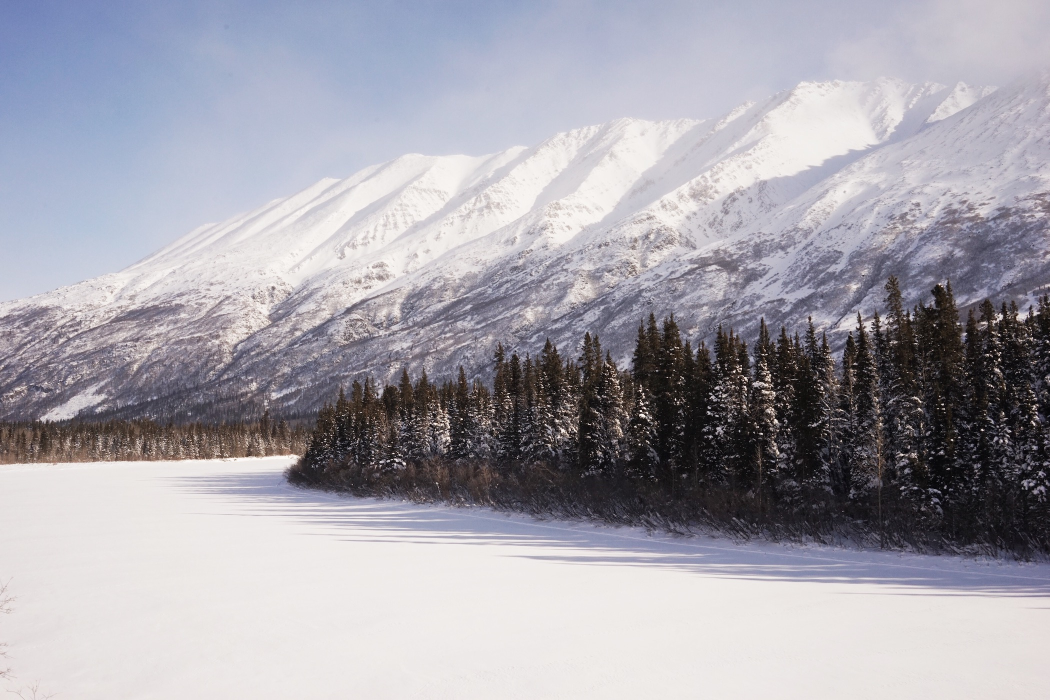
#> input picture image/original/example1.jpg, 2100 x 1400 px (shown at 1/2 size)
$ python -i misc.py   (imports and definitions only)
#> lines starting #> are read from the running program, lines starting #| are printed output that depends on the picture; after the words box and inside, x2 and y2 are one past the last pixel; in counts of white or black regions, pixels touching at a corner belong together
# -*- coding: utf-8 -*-
import os, sys, random, shutil, pprint
import cv2
import numpy as np
from PIL import Image, ImageFile

def create_path(filepath):
    filepathfolder = os.path.dirname(filepath)
    if not os.path.exists(filepathfolder): os.makedirs(filepathfolder)

# [29 lines left out: functions make_path, copy_file, save_list_to_txt, save_dict_to_txt, not called in this run]

def printd(d):
    pprint.pprint(d, sort_dicts=False)

# [71 lines left out: functions attr_size, attr_mode, tf_resize, not called in this run]

def tf_binary(img,
              save_path = None,
              threshold = None):
    gray = read_img_gray(img)
    if isinstance(threshold, int):
        ret, binarized = cv2.threshold(gray, threshold, 255, cv2.THRESH_BINARY)
    else:
        ret, binarized = cv2.threshold(gray, 0, 255, cv2.THRESH_BINARY + cv2.THRESH_OTSU)

    if isinstance(save_path, str):
        save_path = make_path(save_path)
        cv2.imwrite(save_path, binarized)
    return(binarized)

# [50 lines left out: functions read_img_rgb, read_img_bgr, not called in this run]

def read_img_gray(img):
    if isinstance(img, str):
        try:
            img = cv2.imread(img)
            if len(img.shape) == 3:
                img = cv2.cvtColor(img, cv2.COLOR_BGR2GRAY)
                return(img)
            elif len(img.shape) == 2:
                return(img)
            else:
                raise ValueError("Need to provide correct input image")
        except:
            raise ValueError("Can't read file")
    elif isinstance(img, np.ndarray):
        if len(img.shape) == 3:
            img = cv2.cvtColor(img, cv2.COLOR_RGB2GRAY)
            return(img)
        elif len(img.shape) == 2:
            return(img)
        else:
            raise ValueError("Need to provide correct input image")
    else:
        raise ValueError("Need to provide image path or image array")

# [21 lines left out: functions inspect, split_block, not called in this run]

>>> import cv2
>>> picture = cv2.imread('../image/original/example1.jpg')
#> picture is the input picture: shape (1400, 2100, 3); mean B, G, R 171.5, 162.9, 165
>>> result = tf_binary(picture)
#> in read_img_gray, `img = cv2.cvtColor(img, cv2.COLOR_RGB2GRAY)`:
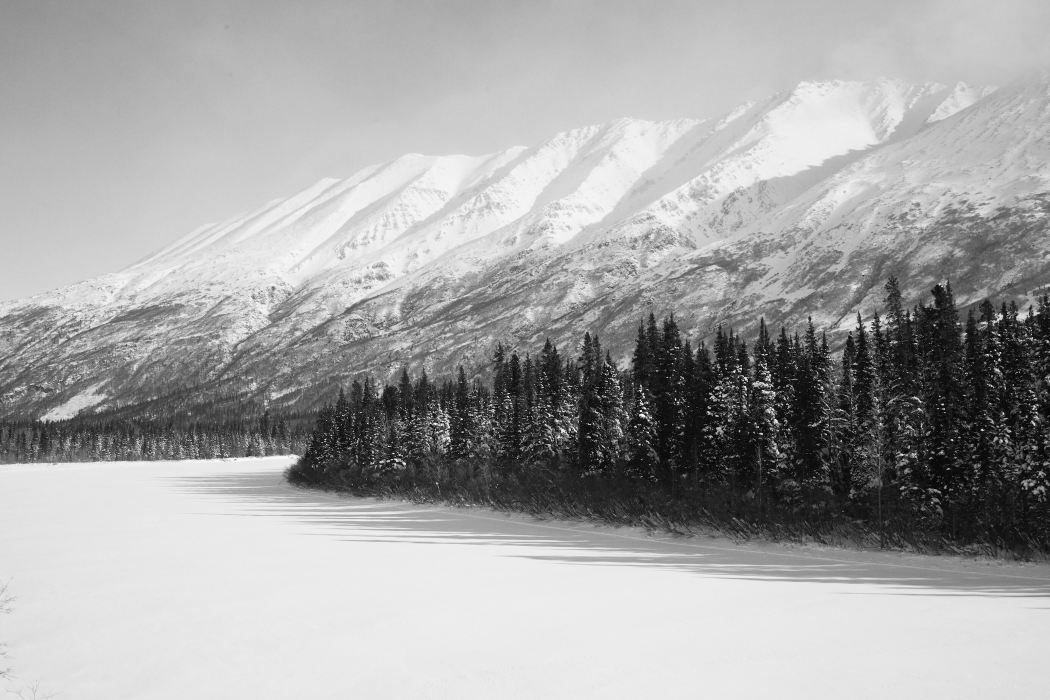
#> img: shape (1400, 2100) (shown at 1/2 size); min 0, max 254, mean 165.7
#> in tf_binary, `ret, binarized = cv2.threshold(gray, 0, 255, cv2.THRESH_BINARY + cv2.T..`:
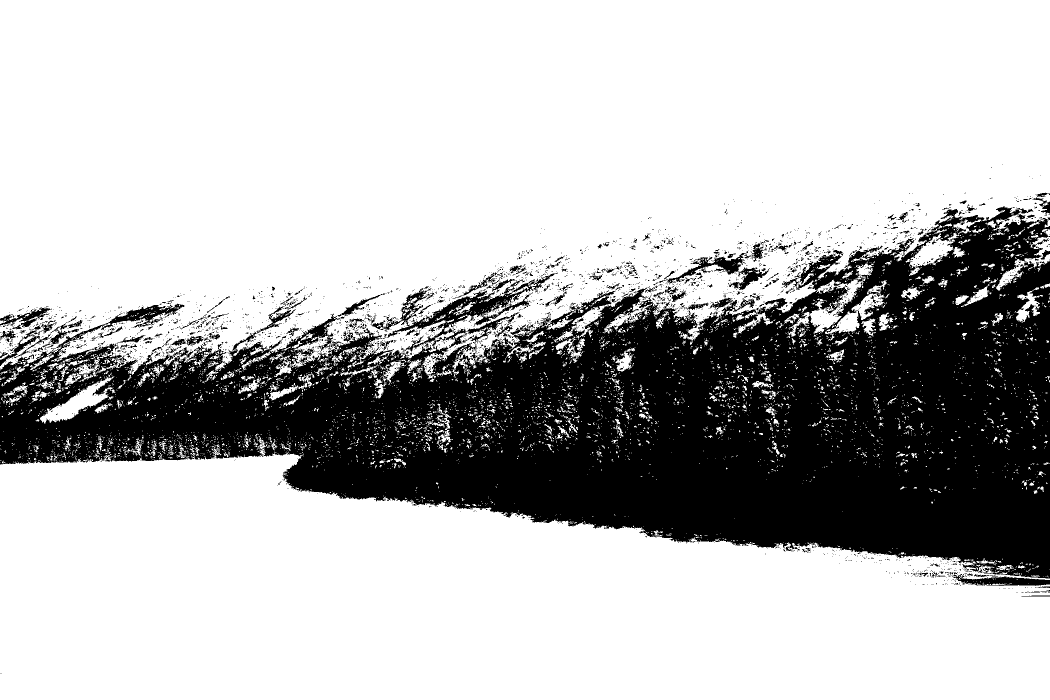
#> binarized: shape (1400, 2100) (shown at 1/2 size); 72.7% white; 3005 black regions (2802 under 20 px), largest, box (x1, y1, x2, y2) and area: (0, 412, 2100, 1157) 768868, (1903, 1144, 2100, 1172) 2425, (1317, 506, 1503, 566) 2370
#> in tf_binary, `ret, binarized = cv2.threshold(gray, 0, 255, cv2.THRESH_BINARY + cv2.T..`: ret = 133

$ run again, on image/original/example2.jpg
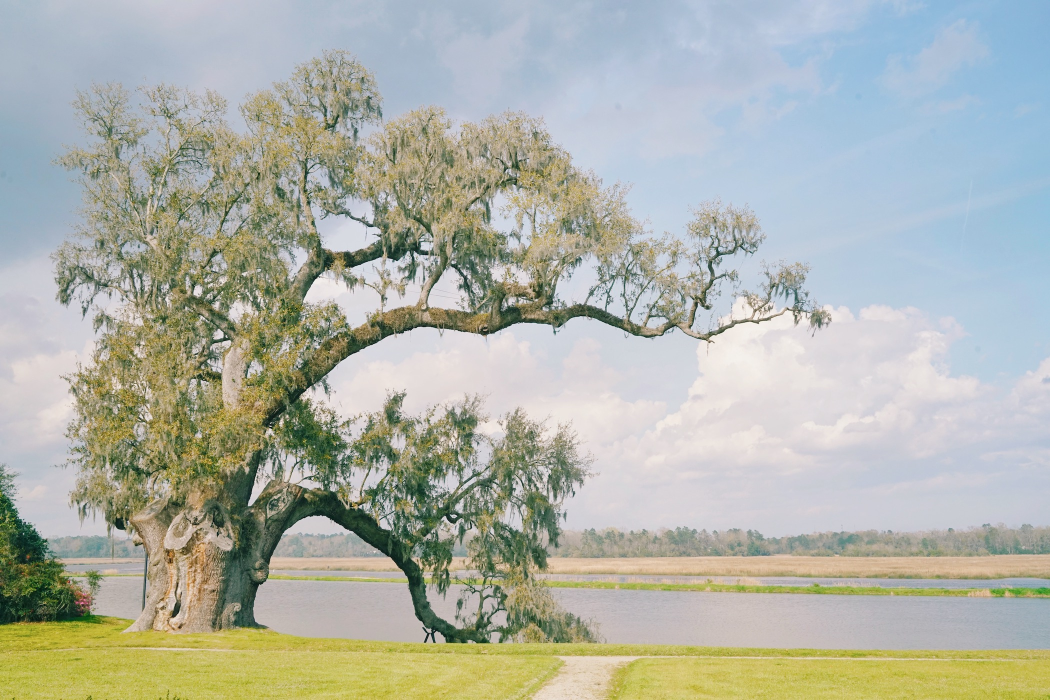
#> input picture image/original/example2.jpg, 2100 x 1400 px (shown at 1/2 size)
#> picture is the input picture: shape (1400, 2100, 3); mean B, G, R 167.8, 178.2, 174.4
#> in read_img_gray, `img = cv2.cvtColor(img, cv2.COLOR_RGB2GRAY)`:
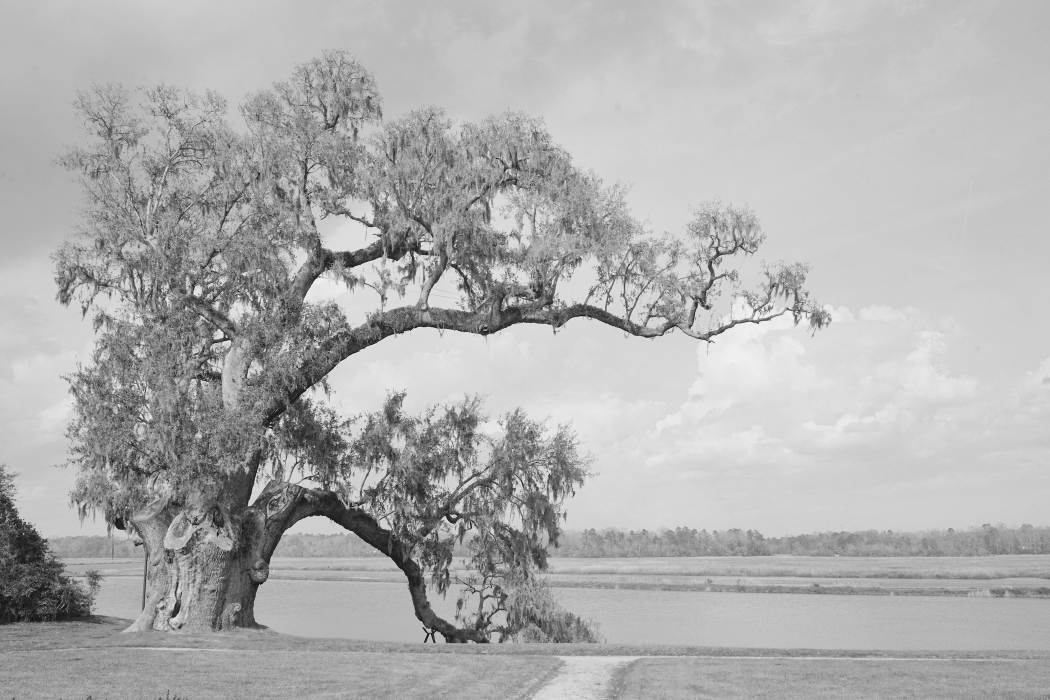
#> img: shape (1400, 2100) (shown at 1/2 size); min 0, max 249, mean 174.6
#> in tf_binary, `ret, binarized = cv2.threshold(gray, 0, 255, cv2.THRESH_BINARY + cv2.T..`:
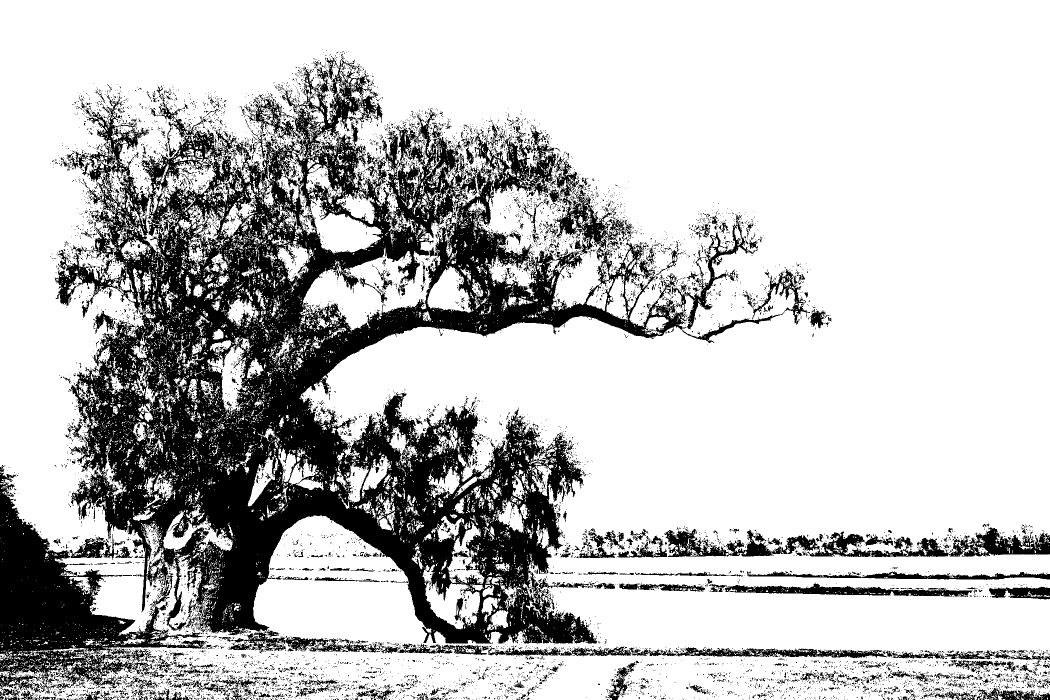
#> binarized: shape (1400, 2100) (shown at 1/2 size); 75.8% white; 9426 black regions (8882 under 20 px), largest, box (x1, y1, x2, y2) and area: (0, 108, 1620, 1386) 583953, (1328, 1055, 2100, 1114) 17750, (976, 1291, 1773, 1316) 7641
#> ret = 153
